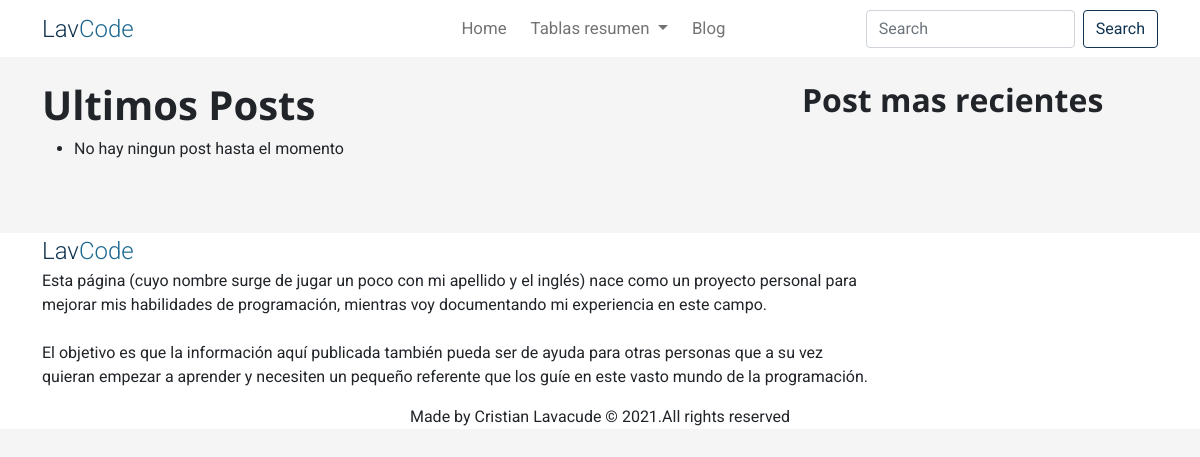
Before: / with the older database file.
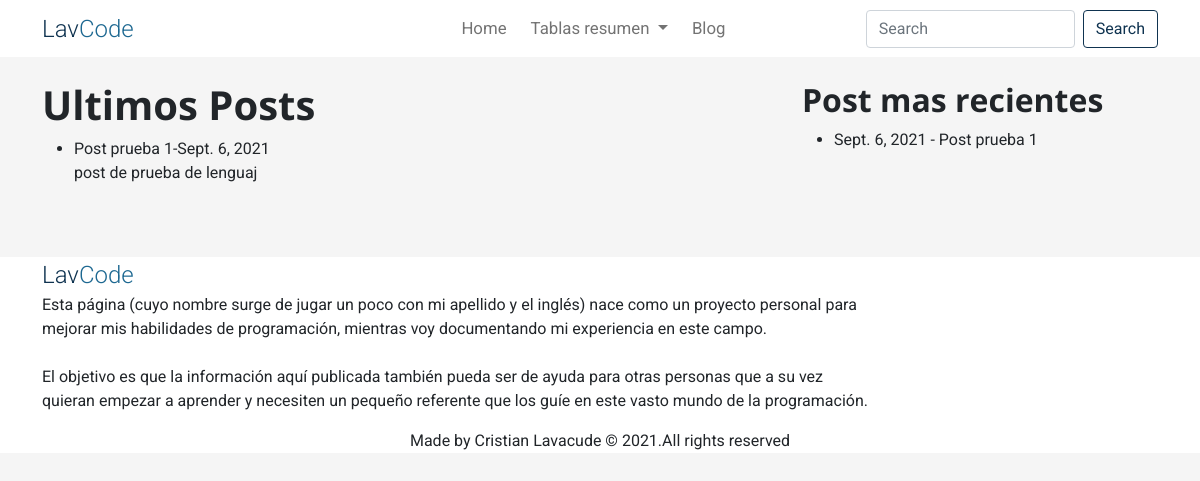
After: the same page with the newer database file.
### blog/models.py (models this page shows, shortened)
class Blog(models.Model):
    titulo=models.CharField(max_length=90,blank=False,null=False)
    slug=models.CharField(max_length=100,blank=False,null=False)
    descripcion=models.CharField(max_length=100,blank=False,null=False)
    imagen=models.URLField(max_length=245,blank=False,null=False)
    autor=models.ForeignKey('Autor',on_delete=models.CASCADE)
    tag=models.ForeignKey('Tags',on_delete=models.SET_NULL,null=True)
    contenido=RichTextField()
    creacion_en=models.DateTimeField(auto_now_add=True)
    modificado_en=models.DateTimeField(auto_now=True)

### home/views.py (the view)
# urls.py: path('',views.HomeView.as_view(),name='all'),
class HomeView(View):
    def get(self,request):
        post=Blog.objects.all().order_by('-creacion_en')[:10]
        recent_list=Blog.objects.all().order_by('-modificado_en')[:5]
        ctx={'blog_list':post,'recent_post':recent_list}
        return render(request,'home/home_list.html',ctx)

### home/templates/home/home_list.html
{% extends 'base.html' %}
{% block content1 %}
<h1>Ultimos Posts</h1>
<ul>
{% for post in blog_list %}
    <li>{{ post.titulo }}-{{ post.creacion_en|date }} <br>{{post.descripcion}} </li>
{% empty %}
    <li>No hay ningun post hasta el momento</li>
{% endfor %}
</ul>
{%endblock content1 %}
{% block content2%}
<h2>Post mas recientes</h2>
<ul>
{% for post in recent_post %}
    <li>{{ post.creacion_en|date }} - {{ post.titulo }}</li>
{% endfor %}
</ul>
{%endblock content2%}

### home/templates/base.html (shortened to what this page needs)
<!DOCTYPE html>
<html lang="en">
<head>
    <link href="https://cdn.jsdelivr.net/npm/bootstrap@5.1.0/dist/css/bootstrap.min.css" rel="stylesheet">
    {% load static %}
    <link href="{% static 'css\main.css'%}" rel="stylesheet">
</head>
<body>
    <nav class="navbar navbar-expand-lg navbar-light bg-white sticky-top">
      <div class="container">
          <a href="#" class="navbar-logo"><span style="color: var(--blueDark);">Lav</span><span style="color:var(--blueLightDark)">Code</span></a>
          <div class="collapse navbar-collapse text-right" id="navbarTogglerDemo02">
            <ul class="navbar-nav mx-md-auto">
              <li class="nav-item mx-lg-auto">
                <a class="nav-link" aria-current="page" href="#">Home</a>
              </li>
              <li class="nav-item dropdown mx-md-2">
                <a class="nav-link dropdown-toggle" href="#" role="button" data-bs-toggle="dropdown" aria-expanded="false">
                  Tablas resumen
                </a>
              </li>
              <li class="nav-item mx-lg-auto">
                <a class="nav-link" aria-current="page" href="#">Blog</a>
              </li>
            </ul>
            <form class="d-flex mr-md-auto">
              <input class="form-control me-2" type="search" placeholder="Search" aria-label="Search">
              <button class="btn btn-outline-blue" type="submit">Search</button>
            </form>
          </div>
        </div>
    </nav>
    <section class="hero py-md-4">
      <div class="container">
        <div class="row">
          <div class="col-lg-8">
            {% block content1 %}
            {% endblock content1 %}
          </div>
          <div class="col-lg-4">
            {% block content2 %}
            {% endblock content2 %}
          </div>
        </div>
      </div>
  </section>
      <footer class='bg-white footer-c'>
        <div class="container">
          <div class="row">
            <div class="col-md-9 text-justify">
              <a href="#" class="navbar-logo"><span style="color: var(--blueDark);">Lav</span><span style="color:var(--blueLightDark)">Code</span></a>
              <p class="text-justify">
                Esta página (cuyo nombre surge de jugar un poco con mi apellido y el inglés) nace como un proyecto personal para mejorar mis habilidades de programación, mientras voy documentando mi experiencia en este campo.<br/><br> El objetivo es que la información aquí publicada también pueda ser de ayuda para otras personas que a su vez quieran empezar a aprender y necesiten un pequeño referente que los guíe en este vasto mundo de la programación.
              </p>
            </div>
            <div class="col-md-3">
            </div>
            </div>
          </div>
          <div class="w-100 text-center p-0">
            <span>Made by Cristian Lavacude &copy; 2021.All rights reserved</span>
          </div>
      </footer>
</body>
</html>

### home/static/css/main.css (style rules this page uses)
:root { --black:#060a1b; --blueDark:#0f3350; --blueLightDark:#1d6891; --blueLight:#2b9fc8; --blueMarine:#2bcac8; }
body { font-family: 'Roboto',sans-serif; background-color: whitesmoke; }
h1,h2,h3,h4,h5 { font-family: 'Open Sans',sans-serif; font-weight: 700; }
.navbar { font-size:1.4vw; text-align: center; }
.navbar-logo { padding: 0; margin:0; width: 25%; text-align: left; font-size: 2vw; text-decoration: none; font-weight: 300; }
.btn-outline-blue { color:var(--blueDark); border-color: var(--blueDark); }
.footer-c { position: relative; bottom: 0; width: 100%; padding-bottom: 0; margin-bottom: 0; margin-top: 2rem; }

Changed rows visible on the page:
added Blog: titulo "Post prueba 1", creacion_en "Sept. 6, 2021", descripcion "post de prueba de lenguaj"
Other visible differences:
text no longer shown: "No hay ningun post hasta el momento"
